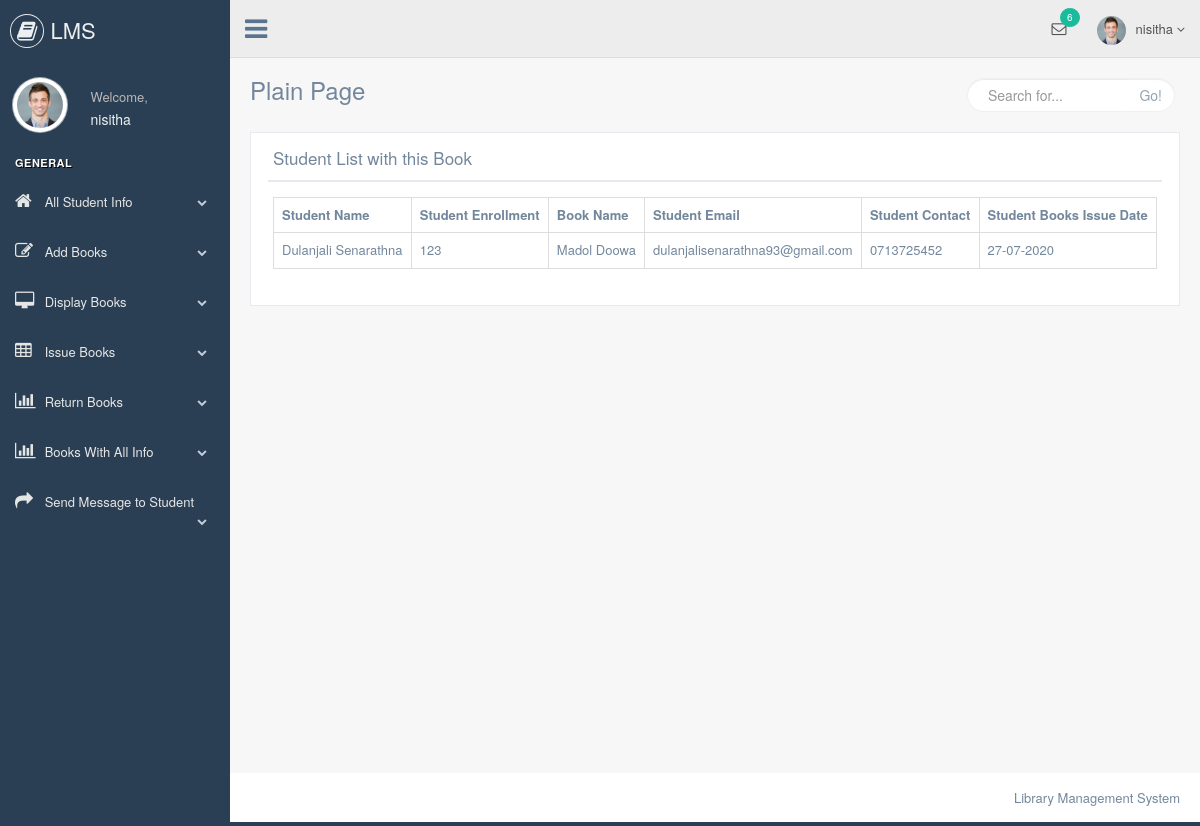
The page /librarian/all_students_of_this_books.php?books_name=Madol Doowa (signed in) on the database its author committed.
### tables this page shows
CREATE TABLE `issue_books` (
  `id` int(5) NOT NULL,
  `student_enrollment` varchar(50) NOT NULL,
  `student_name` varchar(50) NOT NULL,
  `student_sem` varchar(50) NOT NULL,
  `student_contact` varchar(50) NOT NULL,
  `student_email` varchar(50) NOT NULL,
  `books_name` varchar(50) NOT NULL,
  `books_issue_date` varchar(50) NOT NULL,
  `books_return_date` varchar(50) NOT NULL,
  `student_username` varchar(50) NOT NULL
);

### librarian/all_students_of_this_books.php (the view, shortened to what this page needs)
    <?php
include "header.php";
include "connection.php";
?>
        <div class="right_col" role="main">
            <div class="">
                <div class="page-title">
                    <div class="title_left">
                        <h3>Plain Page</h3>
                    </div>
                    <div class="title_right">
                        <div class="col-md-5 col-sm-5 col-xs-12 form-group pull-right top_search">
                            <div class="input-group">
                                <input type="text" class="form-control" placeholder="Search for...">
                    <span class="input-group-btn">
                      <button class="btn btn-default" type="button">Go!</button>
                    </span>
                            </div>
                        </div>
                    </div>
                </div>
                <div class="clearfix"></div>
                <div class="row" style="min-height:500px">
                    <div class="col-md-12 col-sm-12 col-xs-12">
                        <div class="x_panel">
                            <div class="x_title">
                                <h2>Student List with this Book</h2>
                                <div class="clearfix"></div>
                            </div>
                            <div class="x_content">
                                <?php
                                $res=mysqli_query($link,"select * from issue_books where books_name='$_GET[books_name]' && books_return_date = ''");
                                echo "<table class='table table-bordered'>";
                                echo "<tr>";
                                echo "<th>"; echo "Student Name"; echo "</th>";
                                echo "<th>"; echo "Student Enrollment"; echo "</th>";
                                echo "<th>"; echo "Book Name"; echo "</th>";
                                echo "<th>"; echo "Student Email"; echo "</th>";
                                echo "<th>"; echo "Student Contact"; echo "</th>";
                                echo "<th>"; echo "Student Books Issue Date"; echo "</th>";
                                echo "</tr>";
                                while ($row=mysqli_fetch_array($res))
                                {
                                    echo "<tr>";
                                    echo "<td>"; echo $row["student_name"]; echo "</td>";
                                    echo "<td>"; echo $row["student_enrollment"]; echo "</td>";
                                    echo "<td>"; echo $row["books_name"]; echo "</td>";
                                    echo "<td>"; echo $row["student_email"]; echo "</td>";
                                    echo "<td>"; echo $row["student_contact"]; echo "</td>";
                                    echo "<td>"; echo $row["books_issue_date"]; echo "</td>";
                                    echo "</tr>";
                                }
                                echo "</table>";
                                ?>
                            </div>
                        </div>
                    </div>
                </div>
            </div>
        </div>
<?php
include "footer.php";
?>

### rows shown on the page
issue_books: student_name "Dulanjali Senarathna", student_enrollment "123", books_name "Madol Doowa", student_email "dulanjalisenarathna93@gmail.com", student_contact "0713725452", books_issue_date "27-07-2020"

### other values the page prints
$_SESSION["librarian"] "nisitha"
